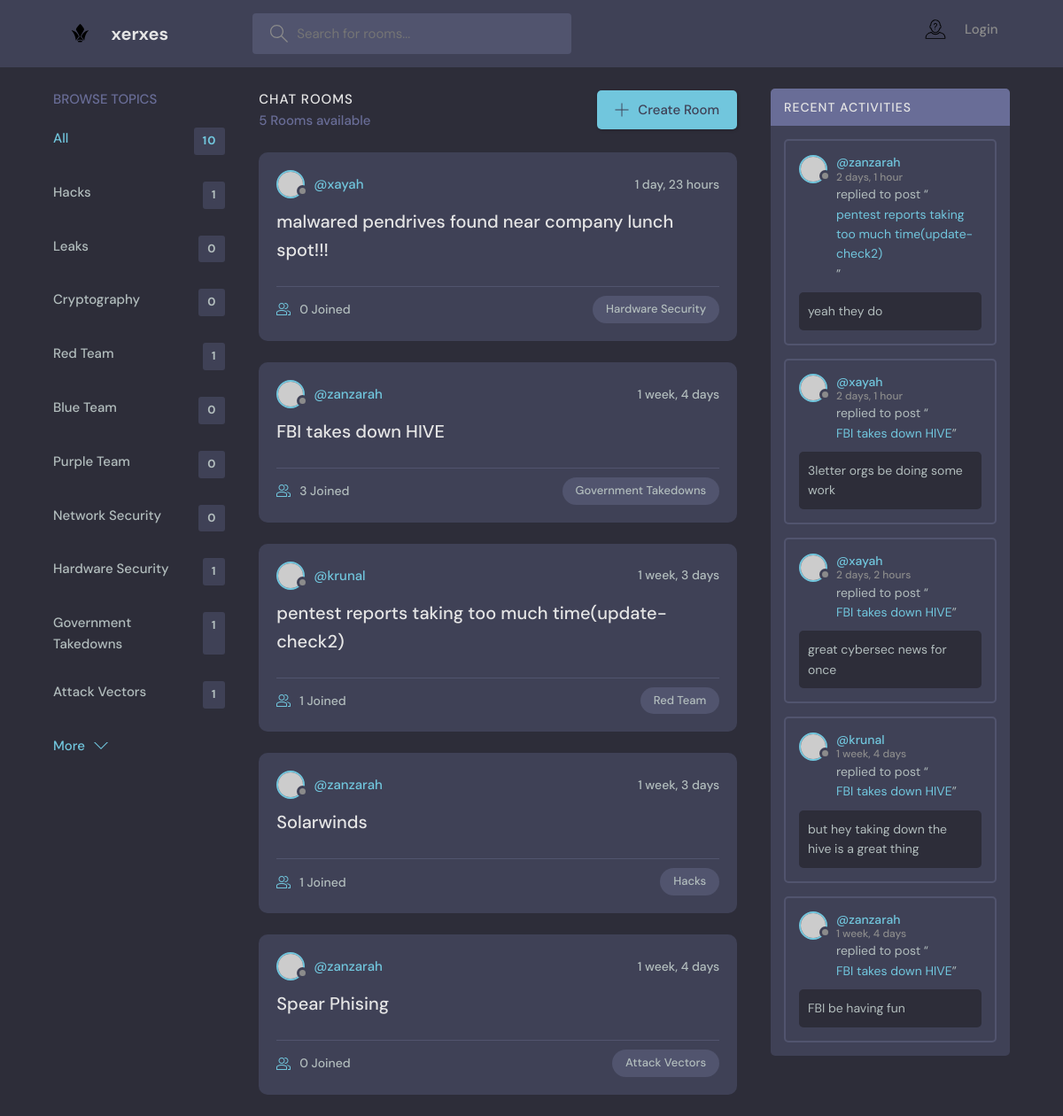
Before: / with the older database file.
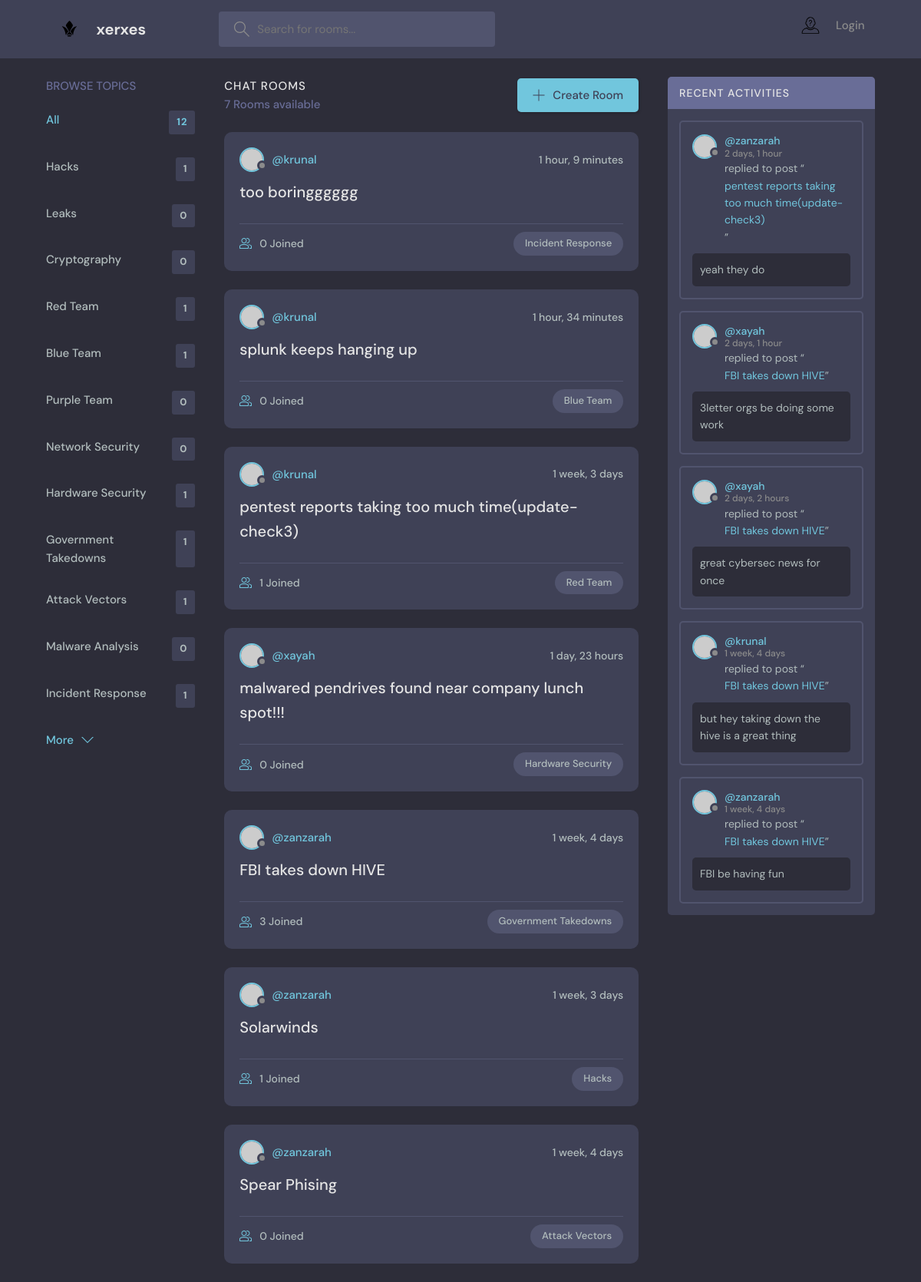
After: the same page with the newer database file.
### base/models.py (models this page shows, shortened)
class Topic(models.Model):
    name = models.CharField(max_length=200)

class Room(models.Model):
    host = models.ForeignKey(User, on_delete=models.SET_NULL, null=True)
    topic = models.ForeignKey(Topic, on_delete=models.SET_NULL, null=True)
    name = models.CharField(max_length=200)
    description = models.TextField(null=True, blank=True)
    participants = models.ManyToManyField(User, related_name='participants', blank=True)
    updated = models.DateTimeField(auto_now=True)
    created = models.DateTimeField(auto_now_add=True)
    class Meta:
        ordering = ['-updated', '-created']
    def __str__(self):
        return self.name

class Message(models.Model):
    user = models.ForeignKey(User, on_delete=models.CASCADE)
    room = models.ForeignKey(Room,on_delete=models.CASCADE)
    body = models.TextField()
    updated = models.DateTimeField(auto_now=True)
    created = models.DateTimeField(auto_now_add=True)
    class Meta:
        ordering = ['-updated', '-created']
    def __str__(self):
        return self.body[0:50]

### base/views.py (the view)
# urls.py: path('', views.home, name="home"),
def home(request):
    q = request.GET.get('q') if request.GET.get('q') != None else ''
    rooms = Room.objects.filter(
        Q(topic__name__icontains=q) |
        Q(name__icontains=q) |
        Q(description__icontains=q)
    )
    topics = Topic.objects.all()
    room_count = rooms.count()
    room_messages = Message.objects.filter(Q(room__topic__name__icontains=q))
    context = {'rooms': rooms, 'topics': topics, 'room_count': room_count, 'room_messages': room_messages}
    return render(request, 'base/home.html', context)

### base/templates/base/home.html (shortened to what this page needs)
{% extends 'main.html' %}
{% block content %}
    <main class="layout layout--3">
      <div class="container">
        {% include 'base/topics_component.html' %}
        <div class="roomList">
          <div class="roomList__header">
            <div>
              <h2>Chat Rooms</h2>
              <p>{{room_count}} Rooms available</p>
            </div>
            <a class="btn btn--main" href="{% url 'create-room' %}">
              <svg version="1.1" xmlns="http://www.w3.org/2000/svg" width="32" height="32" viewBox="0 0 32 32">
                <title>add</title>
                <path
                  d="M16.943 0.943h-1.885v14.115h-14.115v1.885h14.115v14.115h1.885v-14.115h14.115v-1.885h-14.115v-14.115z"
                ></path>
              </svg>
              Create Room
            </a>
          </div>
          {% include 'base/feed_component.html' %}
        </div>
        {% include 'base/activity_component.html' %}
      </div>
    </main>
{% endblock %}

### base/templates/base/topics_component.html
<div class="topics">
    <div class="topics__header">
      <h2>Browse Topics</h2>
    </div>
    <ul class="topics__list">
      <li>
        <a href="{% url 'home' %}" class="active">All <span>{{topics.count}}</span></a>
      </li>
      {% for topic in topics %}
      <li>
        <a href="{% url 'home' %}?q={{topic.name}}">{{topic.name}}<span>{{topic.room_set.all.count}}</span></a>
      </li>
      {% endfor %}
    </ul>
    <a class="btn btn--link" href="topics.html">
      More
      <svg version="1.1" xmlns="http://www.w3.org/2000/svg" width="32" height="32" viewBox="0 0 32 32">
        <title>chevron-down</title>
        <path d="M16 21l-13-13h-3l16 16 16-16h-3l-13 13z"></path>
      </svg>
    </a>
  </div>

### base/templates/base/feed_component.html (shortened to what this page needs)
{% for room in rooms %}
<div class="roomListRoom">
    <div class="roomListRoom__header">
      <a href="{% url 'user-profile' room.host.id %}" class="roomListRoom__author">
        <div class="avatar avatar--small">
          <img src="https://randomuser.me/api/portraits/women/11.jpg" />
        </div>
        <span>@{{room.host.username}}</span>
      </a>
      <div class="roomListRoom__actions">
        <span>{{room.created|timesince}}</span>
      </div>
    </div>
    <div class="roomListRoom__content">
      <a href="{% url 'room' room.id %}">{{room.name}}</a>
    </div>
    <div class="roomListRoom__meta">
      <a href="{% url 'room' room.id %}" class="roomListRoom__joined">
        {{room.participants.all.count}} Joined
      </a>
      <p class="roomListRoom__topic">{{room.topic.name}}</p>
    </div>
  </div>
{% endfor %}

### base/templates/base/activity_component.html (shortened to what this page needs)
<div class="activities">
    <div class="activities__header">
      <h2>Recent Activities</h2>
    </div>
    {% for message in room_messages %}
    <div class="activities__box">
      <div class="activities__boxHeader roomListRoom__header">
        <a href="{% url 'user-profile' message.user.id %}" class="roomListRoom__author">
          <div class="avatar avatar--small">
            <img src="https://randomuser.me/api/portraits/women/11.jpg" />
          </div>
          <p>
            @{{message.user}}
            <span>{{message.created|timesince}}</span>
          </p>
        </a>
      </div>
      <div class="activities__boxContent">
        <p>replied to post “<a href="{% url 'room' message.room.id %}">{{message.room}}</a>”</p>
        <div class="activities__boxRoomContent">
          {{message.body}}
        </div>
      </div>
    </div>
    {% endfor %}
  </div>

Changed rows visible on the page:
computed for Topic "Blue Team": room_set.all.count "0" → "1"
added Topic: name "Malware Analysis", room_set.all.count "0"
added Topic: name "Incident Response", room_set.all.count "1"
added Room: host.username "krunal", created "1 hour, 9 minutes", name "too boringggggg", participants.all.count "0", topic.name "Incident Response"
added Room: host.username "krunal", created "1 hour, 34 minutes", name "splunk keeps hanging up", participants.all.count "0", topic.name "Blue Team"
changed Room "Red Team": name "pentest reports taking too much time(update-check2)" → "pentest reports taking too much time(update-check3)"; moves up the list
changed through a linked row, Message "yeah they do": room "pentest reports taking too much time(update-check2)" → "pentest reports taking too much time(update-check3)"
Other visible differences:
{{ topics.count }}: "10" → "12"
{{ room_count }}: "5" → "7"
